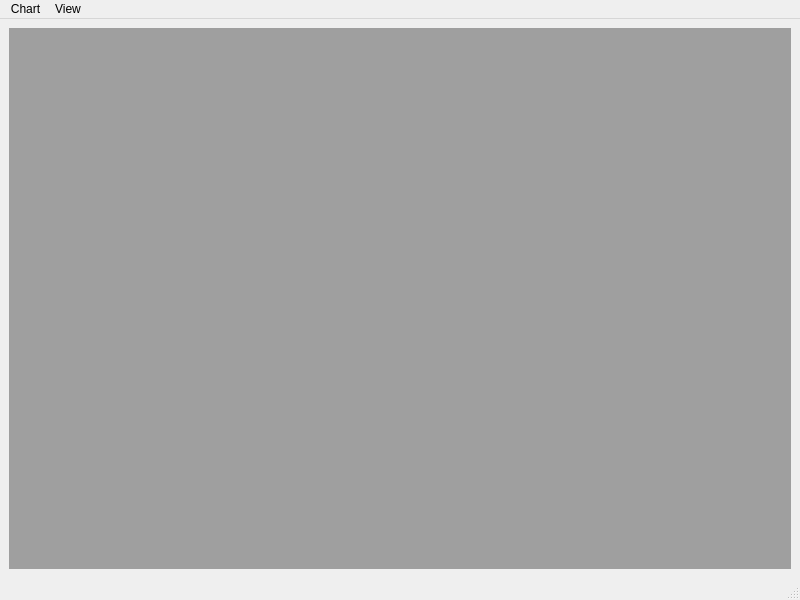
<?xml version="1.0" encoding="UTF-8"?>
<ui version="4.0">
 <class>MainWindow</class>
 <widget class="QMainWindow" name="MainWindow">
  <property name="geometry">
   <rect>
    <x>0</x>
    <y>0</y>
    <width>800</width>
    <height>600</height>
   </rect>
  </property>
  <property name="windowTitle">
   <string>ATrade terminal</string>
  </property>
  <widget class="QWidget" name="centralwidget">
   <layout class="QVBoxLayout" name="verticalLayout">
    <item>
     <widget class="QMdiArea" name="mdiArea"/>
    </item>
   </layout>
  </widget>
  <widget class="QMenuBar" name="menubar">
   <property name="geometry">
    <rect>
     <x>0</x>
     <y>0</y>
     <width>800</width>
     <height>20</height>
    </rect>
   </property>
   <widget class="QMenu" name="menuView">
    <property name="title">
     <string>View</string>
    </property>
   </widget>
   <widget class="QMenu" name="menuChart">
    <property name="title">
     <string>Chart</string>
    </property>
    <addaction name="actionNew_chart_window"/>
    <addaction name="actionChart_window_configuration"/>
   </widget>
   <addaction name="menuChart"/>
   <addaction name="menuView"/>
  </widget>
  <widget class="QStatusBar" name="statusbar"/>
  <action name="actionNew_chart_window">
   <property name="text">
    <string>New chart window </string>
   </property>
   <property name="toolTip">
    <string>New chart window </string>
   </property>
   <property name="shortcut">
    <string>Ctrl+N</string>
   </property>
  </action>
  <action name="actionChart_window_configuration">
   <property name="text">
    <string>Chart window configuration</string>
   </property>
  </action>
 </widget>
 <resources/>
 <connections/>
</ui>
